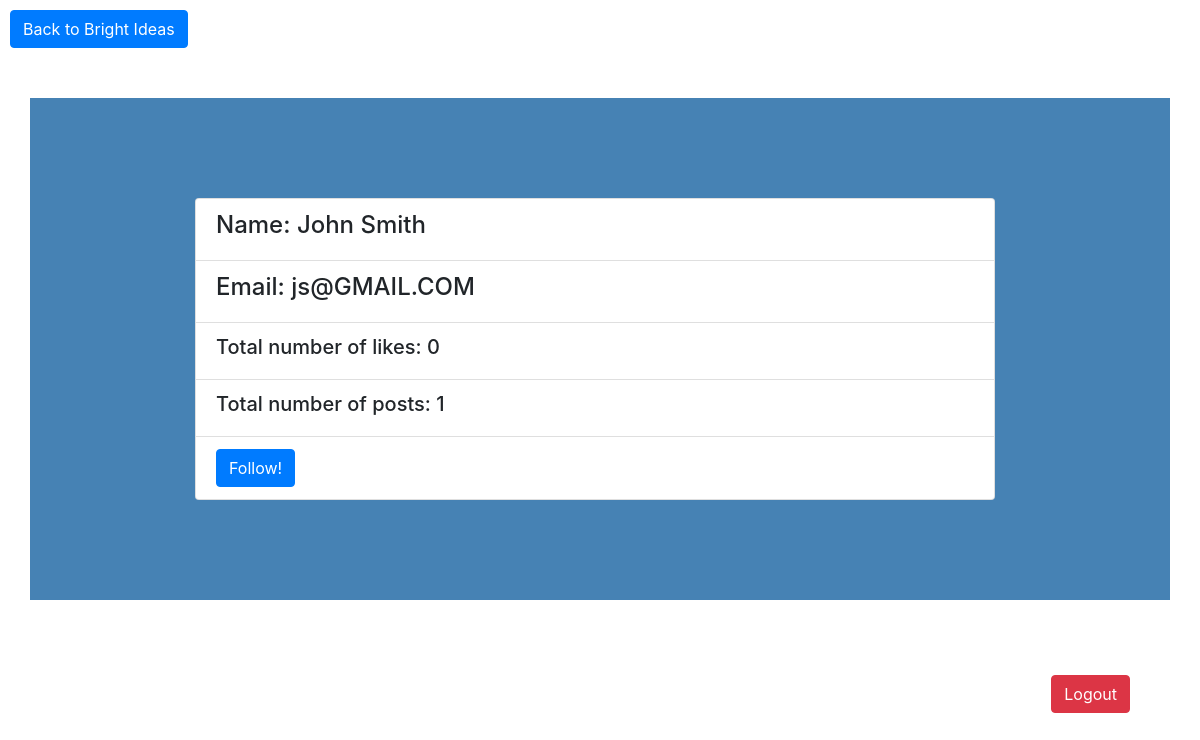
The page /users/5 on the database as committed earlier.
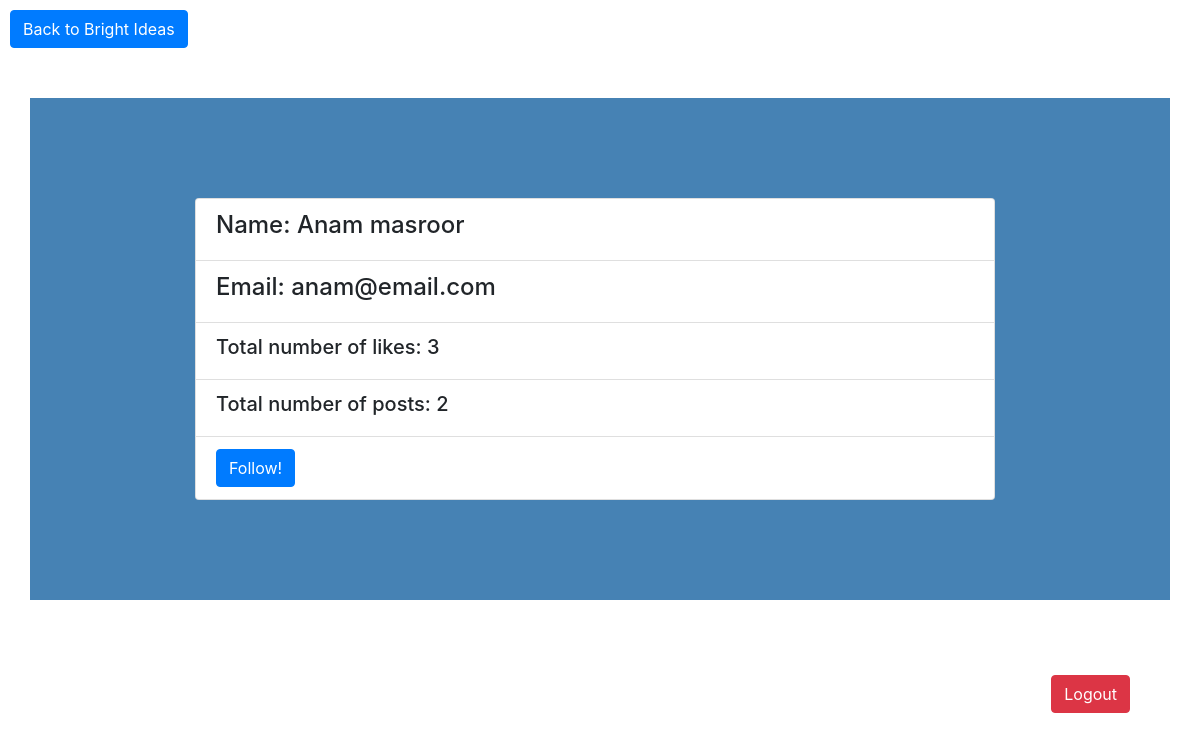
The same page on the database as committed later.
### app.py (models this page shows, shortened)
class User(db.Model):
    __tablename__ = "users"
    id=db.Column(db.Integer, primary_key=True)
    first_name=db.Column(db.String(255))
    last_name=db.Column(db.String(255))
    email=db.Column(db.String(255))
    password_hash=db.Column(db.String(255))
    liked_posts=db.relationship("Post", secondary=likes_table)
    followers=db.relationship("User",
        secondary=followers_table,
        primaryjoin=id==followers_table.c.followed_id,
        secondaryjoin=id==followers_table.c.follower_id,
        backref="following")
    created_at=db.Column(db.DateTime, server_default=func.now())
    updated_at=db.Column(db.DateTime, server_default=func.now(),onupdate=func.now())

### app.py (the view)
@app.route("/users/<id>", methods=["GET"])
def user_profile(id):
    user_profile = User.query.get(id)
    numlikes = len(user_profile.liked_posts)
    numposts = Post.query.filter(Post.author_id == id).count()
    return render_template("user_profile.html", user_profile=user_profile, numlikes = numlikes, numposts=numposts)

### templates/user_profile.html (shortened to what this page needs)
<!DOCTYPE html>
<html lang="en">
<head>
    <link rel="stylesheet" href="https://stackpath.bootstrapcdn.com/bootstrap/4.3.1/css/bootstrap.min.css">
    <link rel="stylesheet" type="text/css" href="{{url_for('static', filename='styles/user_profile.css')}}">
</head>
<body>
        <div class="back"><a href="/bright_ideas"><button type="button" class="btn btn-primary">Back to Bright Ideas</button></a></div>
        <div class="container">
            <div class="userprofile">
                    <div class="card" style="width: 50rem;">
                        <ul class="list-group list-group-flush">
                            <li class="list-group-item"><h4>Name: {{user_profile.first_name}} {{user_profile.last_name}}</h4></li>
                            <li class="list-group-item"><h4>Email: {{user_profile.email}}</h4></li>
                            <li class="list-group-item"><h5>Total number of likes: {{numlikes}}</h5></li>
                            <li class="list-group-item"><h5>Total number of posts: {{numposts}}</h5></li>
                            <li class="list-group-item"><a href="/follow/{{ user_profile.id }}"><button type="button" class="btn btn-primary">Follow!</button></a></li>
                        </ul>
                    </div>
            </div>
    <div class="logout"><a href="/logout"><button type="button" class="btn btn-danger">Logout</button></a></div>
</body>
</html>

Rows that differ between the two databases and show on the page:
changed User: first_name "John" → "Anam"; last_name "Smith" → "masroor"; email "js@GMAIL.COM" → "anam@email.com"
Other text that changed with them:
{{ numlikes }}: "0" → "3"
{{ numposts }}: "1" → "2"
